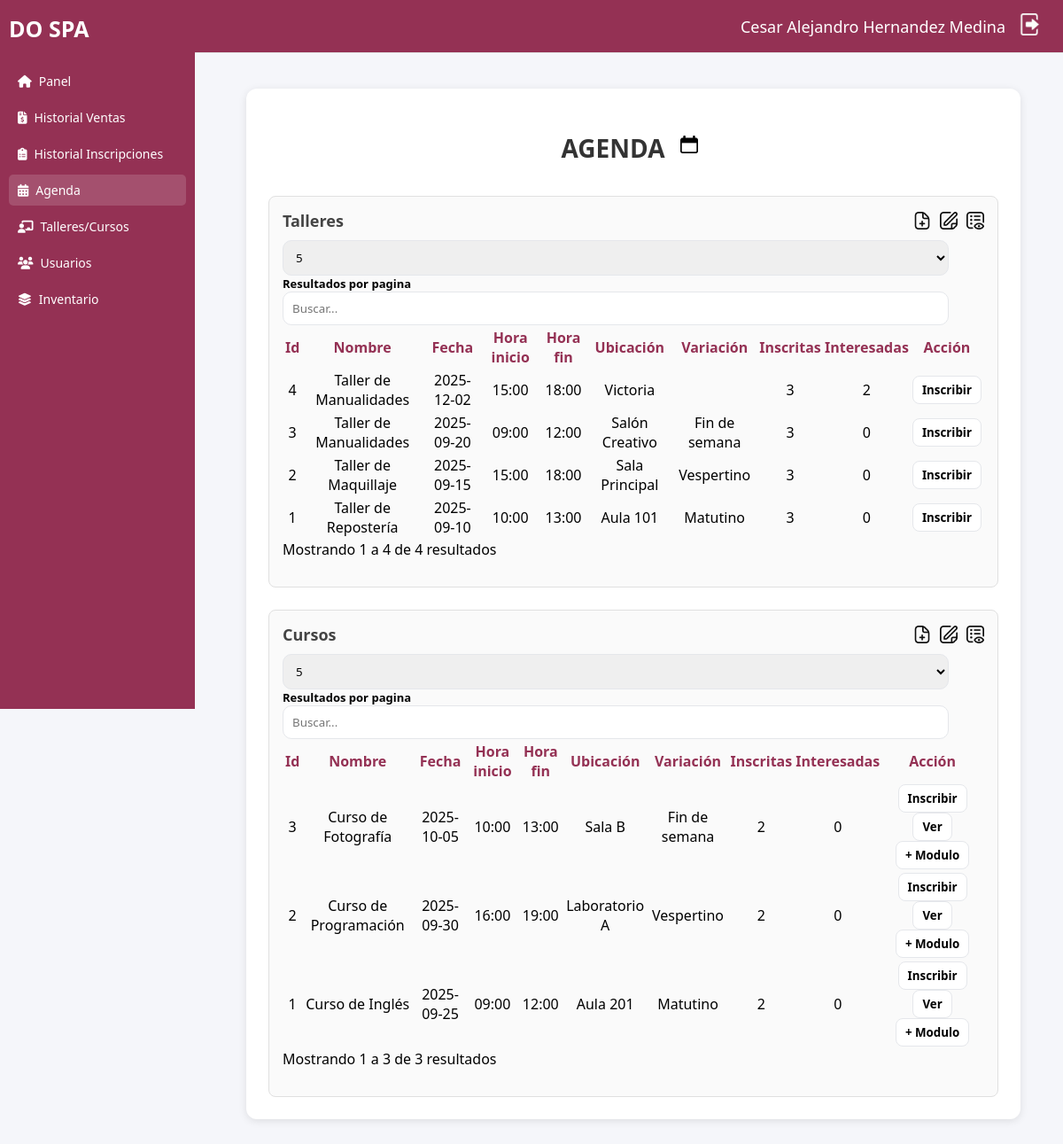
Screenshot of /agenda.php (signed in) with the database file from the repository.
### tables this page shows
CREATE TABLE `agenda` (
  `id_agenda` int(11) NOT NULL,
  `id_taller` int(11) DEFAULT NULL,
  `fecha` date DEFAULT NULL,
  `hora_inicio` time DEFAULT NULL,
  `hora_fin` time DEFAULT NULL,
  `ubicacion` varchar(255) DEFAULT NULL,
  `variacion` varchar(100) DEFAULT NULL,
  `cant_inscritas` int(11) NOT NULL,
  `cant_interesadas` int(11) NOT NULL,
  `ingreso_total` decimal(12,2) DEFAULT 0.00,
  `gastos_totales` decimal(12,2) DEFAULT 0.00,
  `id_sucursal` int(11) DEFAULT NULL
);

CREATE TABLE `agenda_cursos` (
  `id_agenda_curso` int(11) NOT NULL,
  `id_curso` int(11) DEFAULT NULL,
  `fecha` date DEFAULT NULL,
  `hora_inicio` time DEFAULT NULL,
  `hora_fin` time DEFAULT NULL,
  `ubicacion` varchar(255) DEFAULT NULL,
  `variacion` varchar(100) DEFAULT NULL,
  `cant_inscritas` int(11) NOT NULL,
  `cant_interesadas` int(11) NOT NULL,
  `ingreso_total` decimal(12,2) DEFAULT 0.00,
  `gastos_totales` decimal(12,2) DEFAULT 0.00,
  `id_sucursal` int(11) DEFAULT NULL
);

### agenda.php (the view, shortened to what this page needs)
<?php
include_once("conexion.php");
$Nombre = $_SESSION['nombre'] ?? '';
$Apat   = $_SESSION['apat']   ?? '';
$Amat   = $_SESSION['amat']   ?? '';
mysqli_set_charset($conexion, 'utf8mb4');
?>
<!DOCTYPE html>
<html lang="es">
<head>
  <link rel="stylesheet" href="css/sidebar.css">
  <link rel="stylesheet" href="css/header.css">
  <link rel="stylesheet" href="css/agenda.css">
  <link rel="stylesheet" href="css/inventario.css">
  <link rel="stylesheet" href="css/getTipo.css">
  <link rel="stylesheet" href="https://cdn.jsdelivr.net/npm/sweetalert2@11/dist/sweetalert2.min.css">
  <link rel="stylesheet" href="https://cdn.jsdelivr.net/npm/simple-datatables@latest/dist/style.css">
  <link rel="stylesheet" href="https://cdnjs.cloudflare.com/ajax/libs/font-awesome/6.4.0/css/all.min.css">
  <link href="https://cdn.jsdelivr.net/npm/fullcalendar@6.1.8/index.global.min.css" rel="stylesheet">
</head>
<body>
  <div class="dashboard">
    <aside class="sidebar">
      <div class="logo">DO SPA</div>
      <ul id="menu">
        <li><a href="main.php"><i class="fas fa-home"></i> Panel</a></li>
        <li><a href="ventas.php"><i class="fas fa-file-invoice-dollar"></i> Historial Ventas</a></li>
        <li><a href="inscripciones.php"><i class="fas fa-clipboard-list"></i> Historial Inscripciones</a></li>
        <li class="active"><a href="agenda.php"><i class="fas fa-calendar-days"></i> Agenda</a></li>
        <li><a href="talleres-cursos.php"><i class="fas fa-chalkboard-teacher"></i>Talleres/Cursos</a></li>
        <li><a href="alumnas-maestras.php"><i class="fa-solid fa-users"></i><span>Usuarios</span></a></li>
        <li><a href="inventario.php"><i class="fas fa-layer-group"></i> Inventario</a></li>
      </ul>
    </aside>
    <main class="main">
      <header class="topbar">
        <div class="user-info">
          <span><?php echo htmlspecialchars("$Nombre $Apat $Amat", ENT_QUOTES, 'UTF-8'); ?></span>
          <a href="muerte.php"><img src="img/logout.png" id="btn-logout" alt="Salir"></a>
        </div>
      </header>
      <div class="inventario">
        <div class="titulo-agenda-container" style="display:flex; justify-content:center; align-items:center; gap:10px; margin-bottom:20px;">
          <h2 class="titulo-inventario">AGENDA</h2>
          <button class="btn-calendario" data-tipo="taller" title="Ver calendario">
            <img src="img/calendario.png" alt="Calendario" width="20">
          </button>
        </div>
        <div class="tablas-inventario">
          <section class="productos">
            <div class="section-header">
              <h3>Talleres</h3>
              <div class="section-actions">
                <img src="img/agregar.png" alt="Agregar" class="icon btn-agregar" width="20" data-tipo="taller" title="Agregar sesión de taller">
                <img src="img/editar.png" alt="Editar" class="icon btn-editar" width="20" data-tipo="taller" title="Editar sesión seleccionada">
                <img src="img/listar.png" alt="Listar" class="icon btn-listar" width="20" data-tipo="taller" data-id="<?= $idAgenda ?>" title="Listar Alumnas Inscritas">
              </div>
            </div>
            <table id="TablaTalleres" class="display">
              <thead>
                <tr>
                  <th>Id</th>
                  <th>Nombre</th>
                  <th>Fecha</th>
                  <th>Hora inicio</th>
                  <th>Hora fin</th>
                  <th>Ubicación</th>
                  <th>Variación</th>
                  <th>Inscritas</th>
                  <th>Interesadas</th>
                  <th>Acción</th>
                </tr>
              </thead>
              <tbody>
              <?php
                $sqlT = "SELECT a.id_agenda, a.id_taller,
                                COALESCE(t.nombre,'') AS nombre,
                                a.fecha, a.hora_inicio, a.hora_fin, a.ubicacion, a.variacion, a.cant_inscritas, a.cant_interesadas
                         FROM agenda a
                         LEFT JOIN talleres t ON t.id_taller = a.id_taller
                         ORDER BY a.fecha DESC, a.hora_inicio ASC";
                if ($rt = mysqli_query($conexion, $sqlT)):
                  while ($row = mysqli_fetch_assoc($rt)): ?>
                    <tr>
                      <td><?php echo (int)$row['id_agenda']; ?></td>
                      <td><?php echo htmlspecialchars($row['nombre'], ENT_QUOTES, 'UTF-8'); ?></td>
                      <td><?php echo htmlspecialchars($row['fecha'] ?? '', ENT_QUOTES, 'UTF-8'); ?></td>
                      <td><?php echo htmlspecialchars(substr((string)($row['hora_inicio'] ?? ''),0,5), ENT_QUOTES, 'UTF-8'); ?></td>
                      <td><?php echo htmlspecialchars(substr((string)($row['hora_fin'] ?? ''),0,5), ENT_QUOTES, 'UTF-8'); ?></td>
                      <td><?php echo htmlspecialchars($row['ubicacion'] ?? '', ENT_QUOTES, 'UTF-8'); ?></td>
                      <td><?php echo htmlspecialchars($row['variacion'] ?? '', ENT_QUOTES, 'UTF-8'); ?></td>
                      <td><?php echo htmlspecialchars($row['cant_inscritas'] ?? '', ENT_QUOTES, 'UTF-8'); ?></td>
                      <td><?php echo htmlspecialchars($row['cant_interesadas'] ?? '', ENT_QUOTES, 'UTF-8'); ?></td>
                      <td>
                        <button type="button" class="btn-mini btn-agendar-row" data-tipo="taller" data-idrel="<?php echo (int)$row['id_agenda']; ?>">
                          Inscribir
                        </button>
                      </td>
                    </tr>
              <?php
                  endwhile; mysqli_free_result($rt);
                endif;
              ?>
              </tbody>
            </table>
          </section>
          <section class="kits">
            <div class="section-header">
              <h3>Cursos</h3>
              <div class="section-actions">
                <img src="img/agregar.png" alt="Agregar" class="icon btn-agregar" width="20" data-tipo="curso" title="Agregar sesión de curso">
                <img src="img/editar.png" alt="Editar" class="icon btn-editar" width="20" data-tipo="curso" title="Editar sesión seleccionada">
                <img src="img/listar.png" alt="Listar" class="icon btn-listar" width="20" data-tipo="curso" data-id="<?= $idAgendaCurso ?>" title="Listar Alumnas Inscritas">
              </div>
            </div>
            <table id="TablaCursos" class="display">
              <thead>
                <tr>
                  <th>Id</th>
                  <th>Nombre</th>
                  <th>Fecha</th>
                  <th>Hora inicio</th>
                  <th>Hora fin</th>
                  <th>Ubicación</th>
                  <th>Variación</th>
                  <th>Inscritas</th>
                  <th>Interesadas</th>
                  <th>Acción</th>
                </tr>
              </thead>
              <tbody>
              <?php
                $sqlC = "SELECT ac.id_agenda_curso, ac.id_curso,
                                COALESCE(c.nombre,'') AS nombre,
                                ac.fecha, ac.hora_inicio, ac.hora_fin, ac.ubicacion, ac.variacion, ac.cant_inscritas, ac.cant_interesadas
                         FROM agenda_cursos ac
                         LEFT JOIN cursos c ON c.id_curso = ac.id_curso
                         ORDER BY ac.fecha DESC, ac.hora_inicio ASC";
                if ($rc = mysqli_query($conexion, $sqlC)):
                  while ($row = mysqli_fetch_assoc($rc)): ?>
                    <tr>
                      <td><?php echo (int)$row['id_agenda_curso']; ?></td>
                      <td><?php echo htmlspecialchars($row['nombre'], ENT_QUOTES, 'UTF-8'); ?></td>
                      <td><?php echo htmlspecialchars($row['fecha'] ?? '', ENT_QUOTES, 'UTF-8'); ?></td>
                      <td><?php echo htmlspecialchars(substr((string)($row['hora_inicio'] ?? ''),0,5), ENT_QUOTES, 'UTF-8'); ?></td>
                      <td><?php echo htmlspecialchars(substr((string)($row['hora_fin'] ?? ''),0,5), ENT_QUOTES, 'UTF-8'); ?></td>
                      <td><?php echo htmlspecialchars($row['ubicacion'] ?? '', ENT_QUOTES, 'UTF-8'); ?></td>
                      <td><?php echo htmlspecialchars($row['variacion'] ?? '', ENT_QUOTES, 'UTF-8'); ?></td>
                      <td><?php echo htmlspecialchars($row['cant_inscritas'] ?? '', ENT_QUOTES, 'UTF-8'); ?></td>
                      <td><?php echo htmlspecialchars($row['cant_interesadas'] ?? '', ENT_QUOTES, 'UTF-8'); ?></td>
                      <td>
                        <button type="button" class="btn-mini btn-agendar-row" data-tipo="curso" data-idrel="<?php echo (int)$row['id_agenda_curso']; ?>">
                          Inscribir
                        </button>
                        <button type="button"
                                class="btn-mini btn-ver-modulos"
                                data-idcurso="<?= (int)$row['id_curso']; ?>">
                          Ver
                        </button>
                        <button type="button"
                                class="btn-mini btn-agregar-modulo"
                                data-idcurso="<?= (int)$row['id_curso']; ?>">
                          + Modulo
                        </button>
                      </td>
                    </tr>
              <?php
                  endwhile; mysqli_free_result($rc);
                endif;
              ?>
              </tbody>
            </table>
          </section>
        </div>
      </div>
    </main>
  </div>
</body>
</html>

### css/sidebar.css (style rules this page uses)
.sidebar { position: fixed; top: 0; left: 0; width: 220px; height: 100vh; background: #943154; color: #fff; padding: 15px 10px; box-sizing: border-box; font-family: 'Segoe UI', sans-serif; }
.sidebar .logo { font-size: 25px; font-weight: bold; margin-bottom: 25px; text-align: left; color: #fff; }
.sidebar ul { list-style: none; margin: 0; padding: 0; }
.sidebar li { margin: 6px 0; }
.sidebar a { display: flex; align-items: center; gap: 8px; padding: 8px 10px; color: #fff; text-decoration: none; font-size: 14px; border-radius: 5px; transition: background 0.3s; }
.sidebar a:hover, .sidebar .active a { background: rgba(255, 255, 255, 0.15); }

### css/header.css (style rules this page uses)
html { background: #f5f6fa; }
#btn-logout { cursor: pointer; width: 25px; transition: ease-in-out .15s; }
.topbar { position: fixed; top: 0; left: 220px; right: 0; height: 60px; background: #943154; display: flex; align-items: center; justify-content: flex-end; padding: 0 25px; border-bottom: 1px solid #e0e0e0; box-sizing: border-box; z-index: 1000; }
.user-info { display: flex; align-items: center; gap: 15px; font-size: 18px; color: #333; }
.user-info span { font-weight: 500; color: white; }

### css/agenda.css (style rules this page uses)
.btn-mini { padding:6px 10px; border:1px solid #e5e7eb; border-radius:8px; background:#fff; cursor:pointer; font-weight:600; transition:box-shadow .15s ease; transition: ease-in-out .2s; }
.tablas-inventario { display: grid !important; grid-template-columns: 1fr !important; gap: 16px; align-items: start; }
.tablas-inventario .productos, .tablas-inventario .kits { width: 100%; margin: 0; box-sizing: border-box; }
.tablas-inventario .section-header { display: flex; justify-content: space-between; align-items: center; gap: 8px; }
.tablas-inventario table.display, .tablas-inventario .display { width: 100% !important; table-layout: auto; text-align: center; }
.tablas-inventario .section-actions .icon { vertical-align: middle; }
.titulo-agenda-container .btn-calendario { display: inline-flex; align-items: center; justify-content: center; width: 36px; height: 36px; padding: 4px; border: 1px solid #fff; border-radius: 8px; background: #fff; cursor: pointer; transition: transform .15s ease, box-shadow .15s ease, background .15s ease, color .15s ease; }
.titulo-agenda-container .btn-calendario img { width: 20px; height: 20px; vertical-align: middle; pointer-events: none; transition: transform .15s ease, opacity .15s ease; }

### css/inventario.css (style rules this page uses)
* { font-family: 'Segoe UI', sans-serif; }
.main { margin-left: 230px; margin-top: 60px; padding: 20px; background: #f5f6fa; min-height: calc(100vh - 60px); box-sizing: border-box; font-family: 'Segoe UI', sans-serif; }
a { text-decoration: none; color: #000; }
.inventario { background: #fff; padding: 25px; border-radius: 12px; box-shadow: 0 2px 10px rgba(0,0,0,0.1); margin: 20px; flex: 1; display: flex; flex-direction: column; }
.inventario .titulo-inventario { font-size: 28px; font-weight: 700; margin-bottom: 15px; color: #333; }
.tablas-inventario { display: grid; grid-template-columns: 1fr 1fr; gap: 25px; }
.tablas-inventario section { background: #fafafa; border: 1px solid #e0e0e0; border-radius: 8px; padding: 15px; }
.tablas-inventario h3 { margin-bottom: 10px; font-size: 18px; color: #444; }
.tablas-inventario .section-header { display: flex; align-items: center; justify-content: space-between; gap: 12px; margin-bottom: 10px; }
.tablas-inventario .section-header h3 { margin: 0; font-size: 18px; color: #444; }
.section-actions { display: flex; align-items: center; gap: 10px; }
.section-actions .icon { width: 20px; height: 20px; cursor: pointer; vertical-align: middle; opacity: 0.95; transition: transform .12s ease, opacity .12s ease; }

### css/getTipo.css (style rules this page uses)
.section-header { display: flex; justify-content: space-between; align-items: center; margin-bottom: 15px; }
.section-header h3 { font-size: 24px; color: #333; font-weight: bold; margin: 0; }
a { color: #943154; text-decoration: none; }
.icon { cursor: pointer; }

### rows the page displays
agenda: id_agenda "4", nombre "Taller de Manualidades", fecha "2025-12-02", hora_inicio "15:00", hora_fin "18:00", ubicacion "Victoria", cant_inscritas "3", cant_interesadas "2"
agenda: id_agenda "3", nombre "Taller de Manualidades", fecha "2025-09-20", hora_inicio "09:00", hora_fin "12:00", ubicacion "Salón Creativo", variacion "Fin de semana", cant_inscritas "3", cant_interesadas "0"
agenda: id_agenda "2", nombre "Taller de Maquillaje", fecha "2025-09-15", hora_inicio "15:00", hora_fin "18:00", ubicacion "Sala Principal", variacion "Vespertino", cant_inscritas "3", cant_interesadas "0"
agenda: id_agenda "1", nombre "Taller de Repostería", fecha "2025-09-10", hora_inicio "10:00", hora_fin "13:00", ubicacion "Aula 101", variacion "Matutino", cant_inscritas "3", cant_interesadas "0"
agenda_cursos: id_agenda_curso "3", nombre "Curso de Fotografía", fecha "2025-10-05", hora_inicio "10:00", hora_fin "13:00", ubicacion "Sala B", variacion "Fin de semana", cant_inscritas "2", cant_interesadas "0"
agenda_cursos: id_agenda_curso "2", nombre "Curso de Programación", fecha "2025-09-30", hora_inicio "16:00", hora_fin "19:00", ubicacion "Laboratorio A", variacion "Vespertino", cant_inscritas "2", cant_interesadas "0"
agenda_cursos: id_agenda_curso "1", nombre "Curso de Inglés", fecha "2025-09-25", hora_inicio "09:00", hora_fin "12:00", ubicacion "Aula 201", variacion "Matutino", cant_inscritas "2", cant_interesadas "0"
